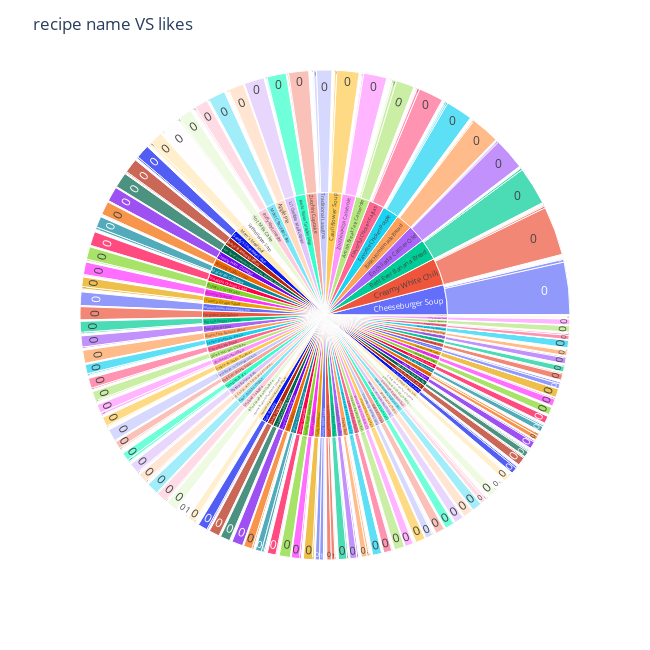

Here is the notebook cell this chart was saved with:
### Code cell
fig = px.sunburst(data,
                  path=['recipe_name', 'thumbs_up'])
fig.update_layout(title_text="recipe name VS likes", 
                  width=650, 
                  height=650,)
fig.show()

### Figure 1 — Plotly figure (JSON) as saved in the notebook; plotly's stock layout.template omitted (floating-point values rounded to 4 significant figures; data arrays with more than 128 entries replaced by an {"elided": "..."} marker saying what was removed)
{"data": [{"branchvalues": "total", "domain": {"x": [0, 1], "y": [0, 1]}, "hovertemplate": "labels=%{label}<br>count=%{value}<br>parent=%{parent}<br>id=%{id}<extra></extra>", "ids": {"elided": "1292 str values"}, "labels": {"elided": "1292 str values"}, "name": "", "parents": {"elided": "1292 str values"}, "type": "sunburst", "values": {"elided": "1292 int values"}}], "layout": {"height": 650, "legend": {"tracegroupgap": 0}, "margin": {"t": 60}, "title": {"text": "recipe name VS likes"}, "width": 650}}
